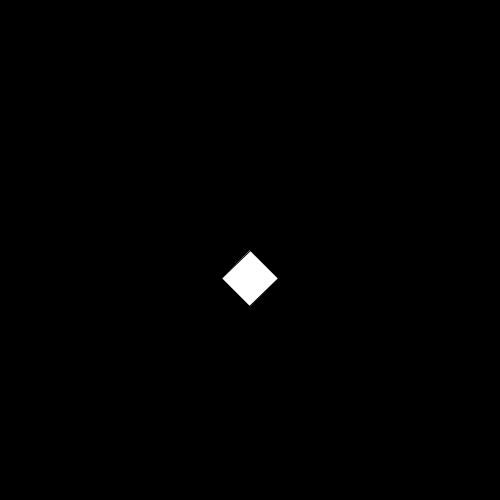
Frame 1 (no input)
Frame 60 (the mouse pressed at the canvas centre just before this capture): identical to frame 1, image omitted
Frame 120 (the mouse held since frame 60 and released just before this capture): identical to frame 1, image omitted

The Processing sketch that drew this single still picture (run headless with seeded random() and noise(); from frame 60 on, the mouse is pressed at the canvas centre):

// Processing sketch: sketch_20170301_Matrix
// ── sketch_20170301_Matrix.pde
void setup() {
  size(500, 500);
}

void draw() {
  background(0);
  
  pushMatrix();
  translate(width/2, height/2);
  rotate(radians(45));
  rect(0,0, 40,40);
  popMatrix();
}
